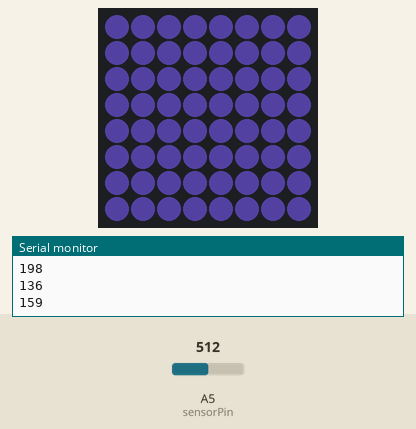
Recording of a sketch running on a simulated Arduino Uno, built with avr-gcc and run on an emulated ATmega328P. Shown: 8×8 RGB LED matrix (first LED top left, wired row by row), the last lines printed to the serial monitor. The test bench sets the inputs (shaded band); at power-on: A5 (sensorPin) = 512. Dim RGB values are drawn brighter than linear; random numbers use the default seed unless the sketch sets one.

Above: at 1.2 s.
1.3 s: A5 (sensorPin) set to 716
At 2.4 s:
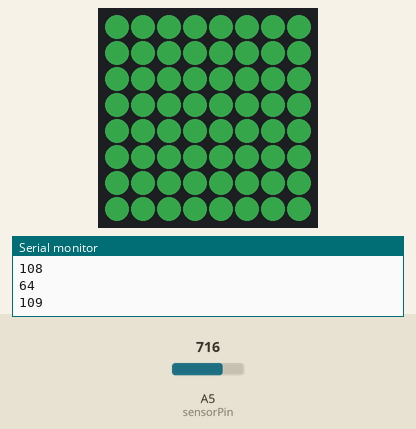
2.8 s: A5 (sensorPin) set to 900
At 3.6 s:
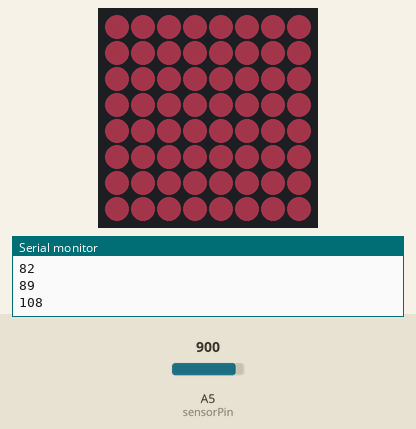
4.3 s: A5 (sensorPin) set to 1023
At 4.8 s:
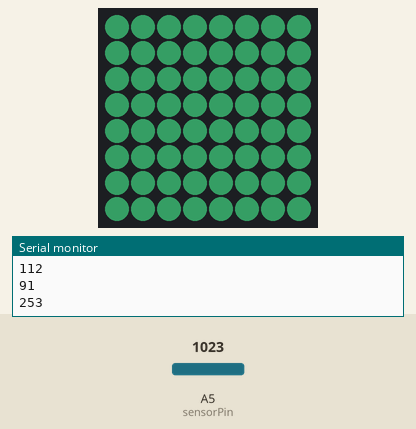
5.8 s: A5 (sensorPin) set to 1008
At 6.3 s:
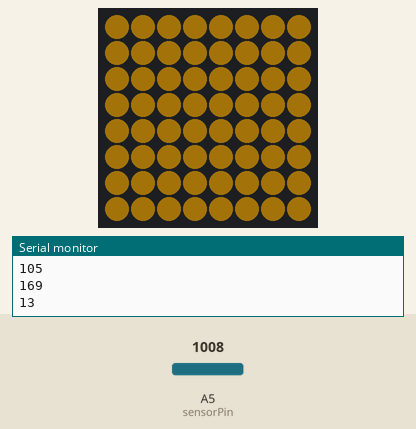
7.3 s: A5 (sensorPin) set to 511
At 8.7 s:
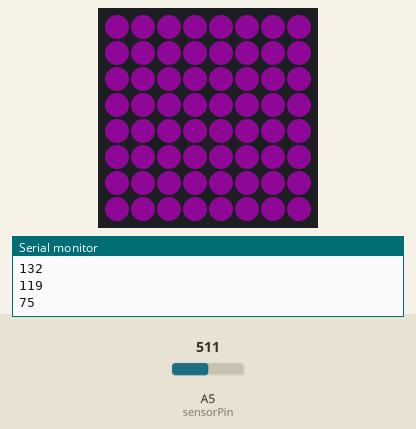
Timing chart, 0 to 9.8 s (numbered marks = the images above; inputs shaded):
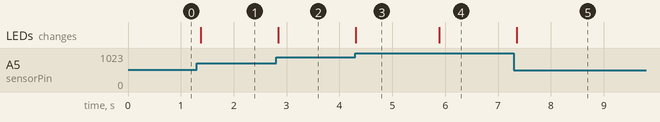

Measured:
- the behaviour switches between 1016 and 1015 on A5 (sensorPin) (found by bisection; images 3 and 4)
- after the input at 1.3 s, the LEDs: change after 0.07 s (image 1)
- after the input at 2.8 s, the LEDs: change at once (image 2)
- after the input at 4.3 s, the LEDs: change at once (image 3)
- after the input at 5.8 s, the LEDs: change after 0.09 s (image 4)
- after the input at 7.3 s, the LEDs: change after 0.06 s (image 5)

The sketch:

L.E.D.ino
```cpp
//These are premade packages that we use in this project
//In order to use them, we must tell our program to include them when compiling
#include <Adafruit_GFX.h>
#include <Adafruit_NeoMatrix.h>

//Define the matrix - We are using the Adafruit matrix package and this is how that package requires the matrix to be defined
//In the first like, the 8s represent the dimensions of the matrix. The 6 represents the arduino pin the matrix is plugged into
Adafruit_NeoMatrix matrix = Adafruit_NeoMatrix(8, 8, 6,
  NEO_MATRIX_TOP     + NEO_MATRIX_RIGHT +
  NEO_MATRIX_COLUMNS + NEO_MATRIX_PROGRESSIVE,
  NEO_GRB            + NEO_KHZ800);

//Define the arduino pin used by the sound sensor
#define sensorPin A5

//Define variables that are used in the code
int val;
int prevVal;

//This is how you can define lists
//These two lists are lists of points on the matrix
//We can use lists to make patterns by telling the program to light
//all the points in the list as a certain colour
int reds[] = {2,3,6,8,11,12,13,14,16,17,18,21,22,25,27,28,30,31,33,36,38,41,42,43,46,49,54,58,59,60,61};
int yellows[] = {19,20,26,29,34,35,37,44,45,50,51,52,53};

//This function use the above two lists to display a pattern on the matrix
//To display this pattern, put fireball() in the main loop
void fireball(){
  for (int i = 0; i < (sizeof(reds)/sizeof(int)); i ++){

    matrix.setPixelColor(reds[i],237,27,36);
  }
  for (int i = 0; i < (sizeof(yellows)/sizeof(int)); i++){
    matrix.setPixelColor(yellows[i],254,242,0);
  }
}

//A function that gets a random number from 1 to 255 and returns the number
int randomNum(){
  int randNum = random(1,266);
  Serial.println(randNum);
  return randNum;
}

//This code runs only once, before entering the main loop
void setup() {
  Serial.begin(9600); //Start the serial monitor so you can print outputs

  //Initiate the matrix
  matrix.begin();
  matrix.setBrightness(40);

  val = 0; //Initiate this variable to be zero
  prevVal = 0; //Initiate this variable to be zero
}

//Main loop. When uploaded to the arduino, this code runs repeatedly
void loop() {
  //Get input from the sound sensor.
  //The sensor gives an integer value which represents the intensitity of the sound
  val = analogRead(sensorPin);

  //Get three random numbers using the random number function defined above
  int num1 = randomNum();
  int num2 = randomNum();
  int num3 = randomNum();

  //If the sound intensitiy goes up or down by more than 7, the matrix changes colour
  if ((val - prevVal) > 7 || (prevVal - val) > 7){
    //Go through each point on the matrix and change it's colour
    for (int j=0; j < 64;j++){
      //Use the random numbers we found as the values to determine the colour
      matrix.setPixelColor(j,num1,num2,num3);
    }
  }

  //Since we make changes based on the change in sound intensity, we must keep track of the
  //previous value used so we can compare it to the next value we get
  prevVal = val;

  //Display the matrix.
  //This must always be put to display changes made to the matrix
  //Just setting the pixel colour does not cause the change to appear on the matrix
  matrix.show();

  delay(100); //Sleep the code - This is necessary for the code to be able to display properly on the matrix
}
```
